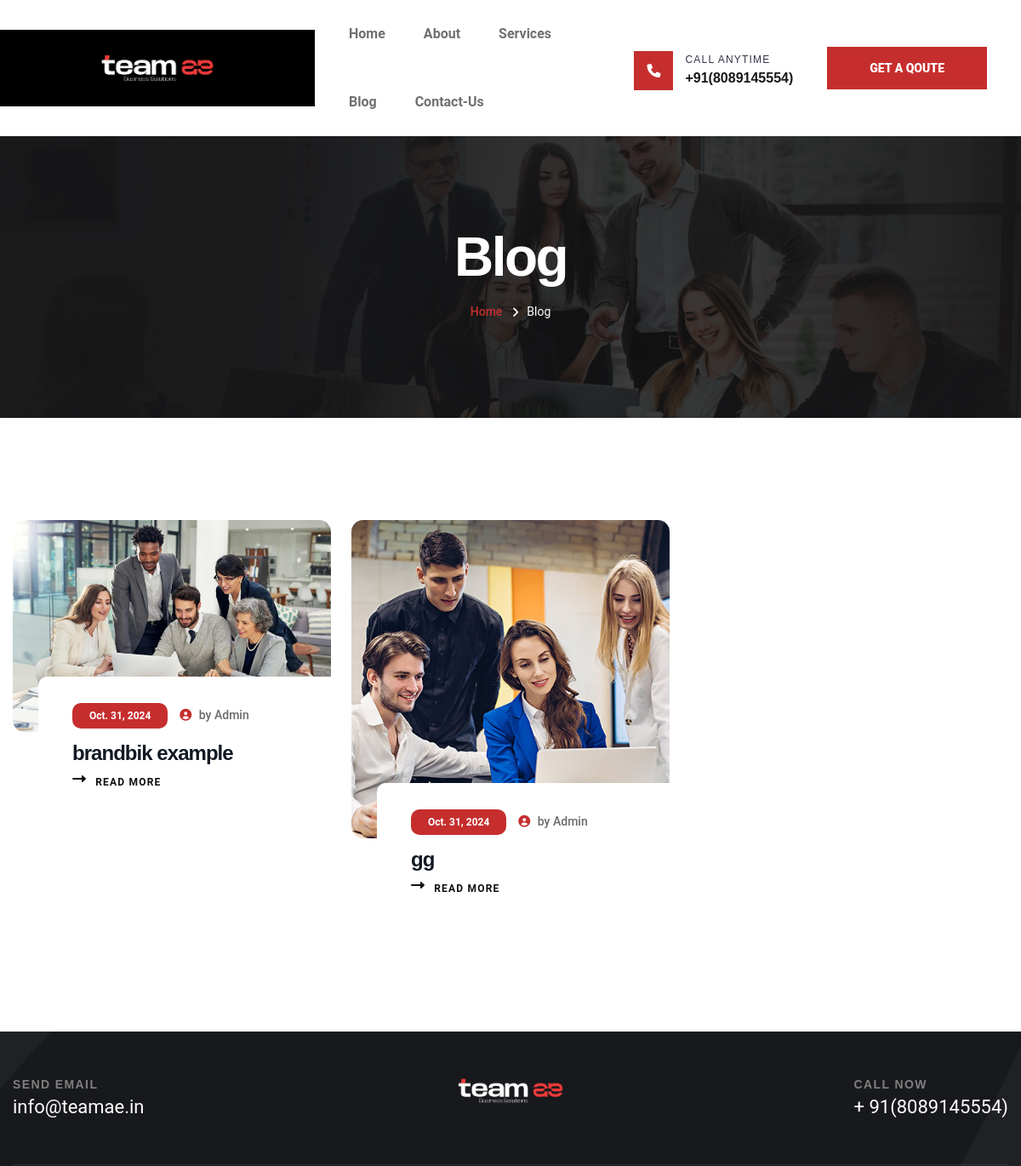
/blog/ (upper part), run on an earlier commit of the app's database.
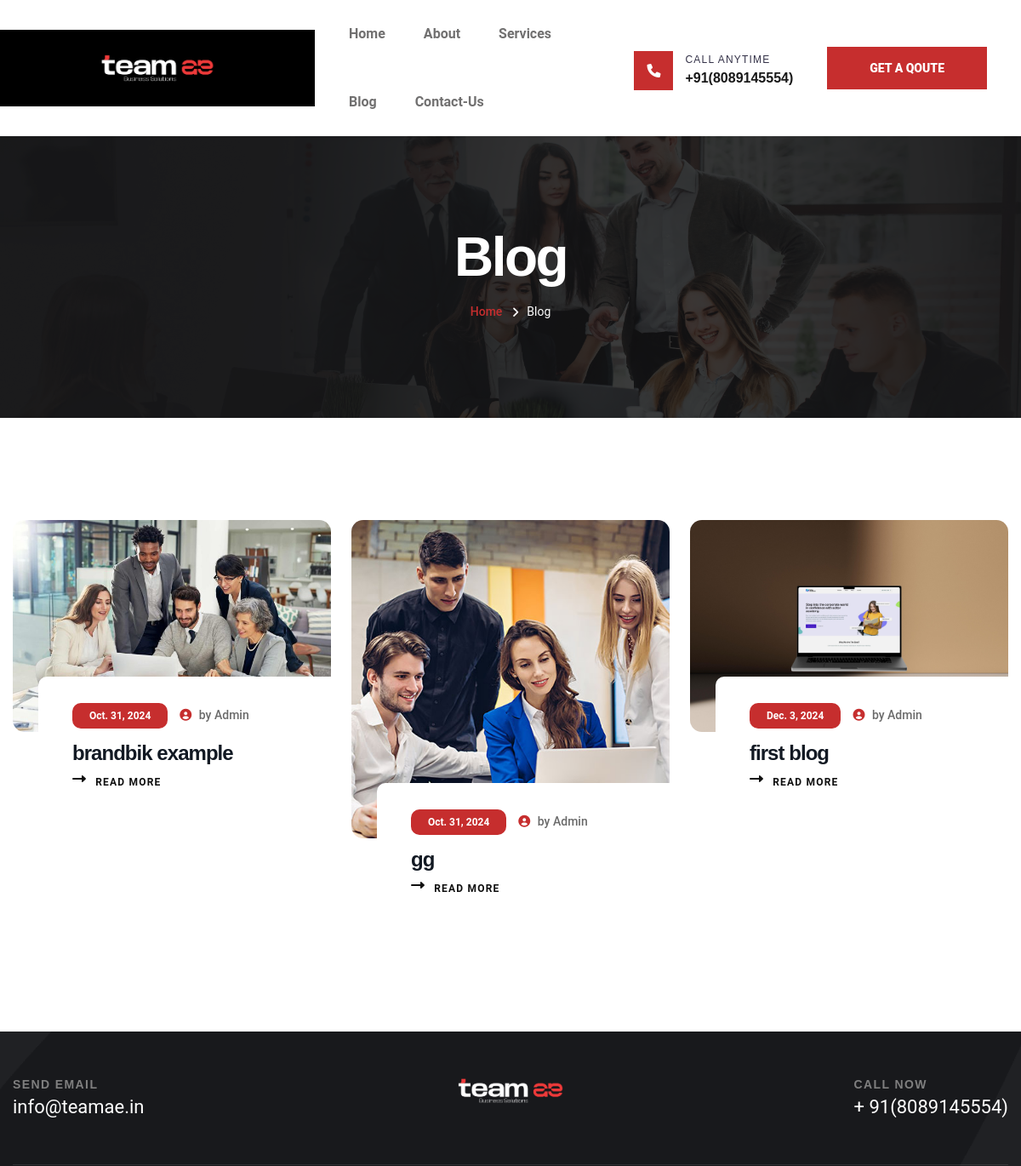
And on a later commit of the database.
### web/models.py (models this page shows, shortened)
class Blog(models.Model):
    title = models.CharField(max_length=200)
    slug = models.SlugField(unique=True, max_length=100, blank=True)
    content = HTMLField(null=True,blank=True)
    image = models.ImageField(upload_to='blog_images/')
    date = models.DateField(auto_now_add=True)
    meta_title = models.CharField(max_length=150)  # New field for meta title
    meta_description = models.TextField()  # New field for meta description
    alt_text = models.CharField(max_length=150)
    def get_absolute_url(self):
        return reverse_lazy("blog_detail", kwargs={"slug": self.slug})
    class Meta:
        ordering = ('date',)
        verbose_name = ('Blog')
        verbose_name_plural = ("Blogs")

### web/views.py (the view)
# urls.py: path("blog/",views.blog,name="blog"),
def blog(request):
    blogs = Blog.objects.all()
    context = {"is_blog": True,
               "blogs": blogs}
    return render(request, "web/blog.html", context)

### templates/web/blog.html
{% extends "web/base.html" %}
{% load static %}
{% block content %}
	<section class="page-title" style="background-image: url('{% static "images/background/page-title.jpg" %}');">
		<div class="auto-container">
			<div class="title-outer text-center">
				<h1 class="title">Blog</h1>
				<ul class="page-breadcrumb">
					<li><a href="{% url "index" %}">Home</a></li>
					<li>Blog</li>
				</ul>
			</div>
		</div>
	</section>
	<section class="news-section section-space">
		<div class="auto-container">
			<div class="row">
				{% for blog in blogs %}
				<div class="news-block col-lg-4 col-md-6 wow fadeInUp">
					<div class="inner-box">
						<div class="image-box">
							<figure class="image"><a href=""><img src="{{blog.image.url}}" alt=""></a></figure>
						</div>
						<div class="content-box">
							<span class="date">{{blog.date}}</span>
							<span class="post-info"><i class="fa fa-user-circle"></i> by Admin</span>
							<h4 class="title"><a href="{{ blog.get_absolute_url }}">{{blog.title}}</a></h4>
							<a href="{{ blog.get_absolute_url }}" class="read-more"><i class="fa fa-long-arrow-alt-right"></i> Read More</a>
						</div>
					</div>
				</div>
				{% endfor %}
			</div>
		</div>
	</section>
	{% endblock %}

### templates/web/base.html (shortened to what this page needs)
{% load static %}
<!DOCTYPE html>
<html lang="en">
<head>
<link href="{% static "css/bootstrap.min.css" %}" rel="stylesheet">
<link href="{% static "css/style.css" %}" rel="stylesheet">
<link href="{% static "css/responsive.css" %}" rel="stylesheet">
<link rel="stylesheet" href="https://unpkg.com/swiper/swiper-bundle.min.css"/>
<link rel="stylesheet" href="https://cdnjs.cloudflare.com/ajax/libs/font-awesome/6.0.0-beta3/css/all.min.css">
</head>
<body>
    {% include "web/partials/header.html" %}
    {% block content %}
    {% endblock %}
    {% include "web/partials/footer.html" %}
</body>
</html>

### templates/web/partials/header.html (shortened to what this page needs)
{% load static %}
<div class="page-wrapper">
	<header class="main-header header-style-two">
		<div class="main-box">
			<div class="logo-box">
				<div class="logo"><a href="{% url "index" %}"><img src="{% static "images/TEAM AE-03 1 (1).png" %}" alt="" title="Tronis"></a></div>
			</div>
			<div class="nav-outer">
				<nav class="nav main-menu">
					<ul class="navigation">
						<li class=""><a href="{% url "index" %}">Home</a>
						</li>
						<li class=""><a href="{% url "about" %}">About</a>
						</li>
						<li class=""><a href="{% url "service" %}">Services</a>
						</li>
						<li class=""><a href="{% url "blog" %}">Blog</a>
						</li>
						<li class=""><a href="{% url "contact" %}">Contact-Us</a>
						</li>
					</ul>
				</nav>
			</div>
			<div class="outer-box">
				<a href="tel:+92(8800)9806" class="info-btn-two d-none d-xl-block">
					<i class="icon fa fa-phone"></i>
					<small>Call Anytime</small><br /> +91(8089145554)
				</a>
				<a class="theme-btn btn-style-one" href="{% url "contact" %}"><span class="btn-title">Get a qoute</span></a>
			</div>
		</div>
	</header>

### templates/web/partials/footer.html (shortened to what this page needs)
{% load static %}
<footer class="main-footer">
    <div class="bg bg-image" style="background-image: url(images/background/bg-1.png)"></div>
    <div class="auto-container">
        <div class="upper-box">
            <div class="row">
                <div class="contact-info logo-box col-lg-4 wow fadeInUp text-center">
                    <div class="logo"><a href="{% url "index" %}"><img src="{% static "images/TEAM AE-03 1 (1).png" %}" alt=""></a></div>
                </div>
                <div class="contact-info col-lg-4 wow fadeInRight">
<div class="inner-box">
    <h4 class="title">Send Email</h4>
    <div class="text">
        <a href="mailto: info@teamae.in"> info@teamae.in</a>
    </div>
</div>
</div>
                <div class="contact-info col-lg-4 wow fadeInLeft" data-wow-delay="600ms">
                    <div class="inner-box">
                        <h4 class="title">call now</h4>
                        <div class="text"><a href="tel:+924680668800">+ 91(8089145554)</a></div>
                    </div>
                </div>
            </div>
        </div>
    </div>
</footer>
</div>

What changed in the data, as far as the page shows it:
added Blog: image (picture), date "Dec. 3, 2024", title "first blog"
